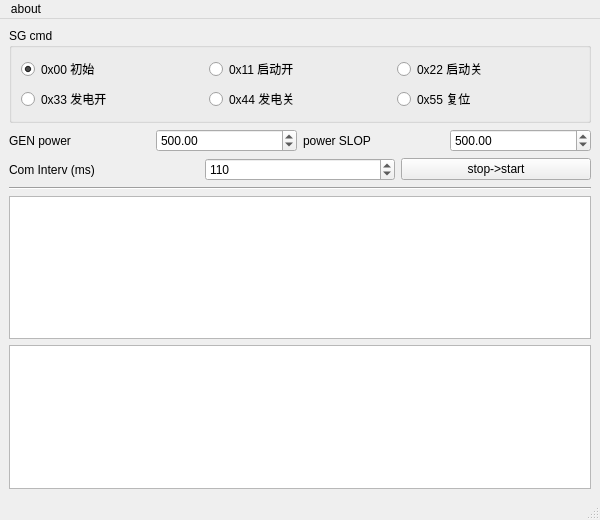
<?xml version="1.0" encoding="UTF-8"?>
<ui version="4.0">
 <class>MainWindow</class>
 <widget class="QMainWindow" name="MainWindow">
  <property name="geometry">
   <rect>
    <x>0</x>
    <y>0</y>
    <width>600</width>
    <height>520</height>
   </rect>
  </property>
  <property name="windowTitle">
   <string>kw21 CAN_GUI</string>
  </property>
  <property name="windowIcon">
   <iconset resource="rc1.qrc">
    <normaloff>:/ico/rc/main.ico</normaloff>:/ico/rc/main.ico</iconset>
  </property>
  <widget class="QWidget" name="centralwidget">
   <layout class="QVBoxLayout" name="verticalLayout">
    <item>
     <widget class="QGroupBox" name="groupBox">
      <property name="title">
       <string>SG cmd</string>
      </property>
      <layout class="QGridLayout" name="gridLayout">
       <item row="0" column="0">
        <widget class="QRadioButton" name="radioButton">
         <property name="text">
          <string>0x00 初始</string>
         </property>
         <property name="checked">
          <bool>true</bool>
         </property>
        </widget>
       </item>
       <item row="0" column="1">
        <widget class="QRadioButton" name="radioButton_2">
         <property name="text">
          <string>0x11 启动开</string>
         </property>
        </widget>
       </item>
       <item row="0" column="2">
        <widget class="QRadioButton" name="radioButton_3">
         <property name="text">
          <string>0x22 启动关</string>
         </property>
        </widget>
       </item>
       <item row="1" column="0">
        <widget class="QRadioButton" name="radioButton_4">
         <property name="text">
          <string>0x33 发电开</string>
         </property>
        </widget>
       </item>
       <item row="1" column="1">
        <widget class="QRadioButton" name="radioButton_5">
         <property name="text">
          <string>0x44 发电关</string>
         </property>
        </widget>
       </item>
       <item row="1" column="2">
        <widget class="QRadioButton" name="radioButton_6">
         <property name="text">
          <string>0x55 复位</string>
         </property>
        </widget>
       </item>
      </layout>
     </widget>
    </item>
    <item>
     <layout class="QHBoxLayout" name="horizontalLayout">
      <item>
       <widget class="QLabel" name="label">
        <property name="text">
         <string>GEN power</string>
        </property>
       </widget>
      </item>
      <item>
       <widget class="QDoubleSpinBox" name="doubleSpinBox">
        <property name="maximum">
         <double>2000.000000000000000</double>
        </property>
        <property name="value">
         <double>500.000000000000000</double>
        </property>
       </widget>
      </item>
      <item>
       <widget class="QLabel" name="label_2">
        <property name="text">
         <string>power SLOP</string>
        </property>
       </widget>
      </item>
      <item>
       <widget class="QDoubleSpinBox" name="doubleSpinBox_2">
        <property name="maximum">
         <double>2000.000000000000000</double>
        </property>
        <property name="value">
         <double>500.000000000000000</double>
        </property>
       </widget>
      </item>
     </layout>
    </item>
    <item>
     <layout class="QHBoxLayout" name="horizontalLayout_2">
      <item>
       <widget class="QLabel" name="label_3">
        <property name="text">
         <string>Com Interv (ms)</string>
        </property>
       </widget>
      </item>
      <item>
       <widget class="QSpinBox" name="spinBox">
        <property name="maximum">
         <number>3000</number>
        </property>
        <property name="value">
         <number>110</number>
        </property>
       </widget>
      </item>
      <item>
       <widget class="QPushButton" name="pushButton">
        <property name="text">
         <string>stop-&gt;start</string>
        </property>
       </widget>
      </item>
     </layout>
    </item>
    <item>
     <widget class="Line" name="line">
      <property name="orientation">
       <enum>Qt::Horizontal</enum>
      </property>
     </widget>
    </item>
    <item>
     <widget class="QTextEdit" name="textEdit"/>
    </item>
    <item>
     <widget class="QTextEdit" name="textEdit_2"/>
    </item>
   </layout>
  </widget>
  <widget class="QMenuBar" name="menubar">
   <property name="geometry">
    <rect>
     <x>0</x>
     <y>0</y>
     <width>600</width>
     <height>23</height>
    </rect>
   </property>
   <widget class="QMenu" name="menu">
    <property name="title">
     <string>about</string>
    </property>
    <addaction name="actioncdb_GUI"/>
   </widget>
   <addaction name="menu"/>
  </widget>
  <widget class="QStatusBar" name="statusbar"/>
  <action name="actioncdb_GUI">
   <property name="text">
    <string>cdb_GUI</string>
   </property>
  </action>
 </widget>
 <resources>
  <include location="rc1.qrc"/>
 </resources>
 <connections/>
</ui>
